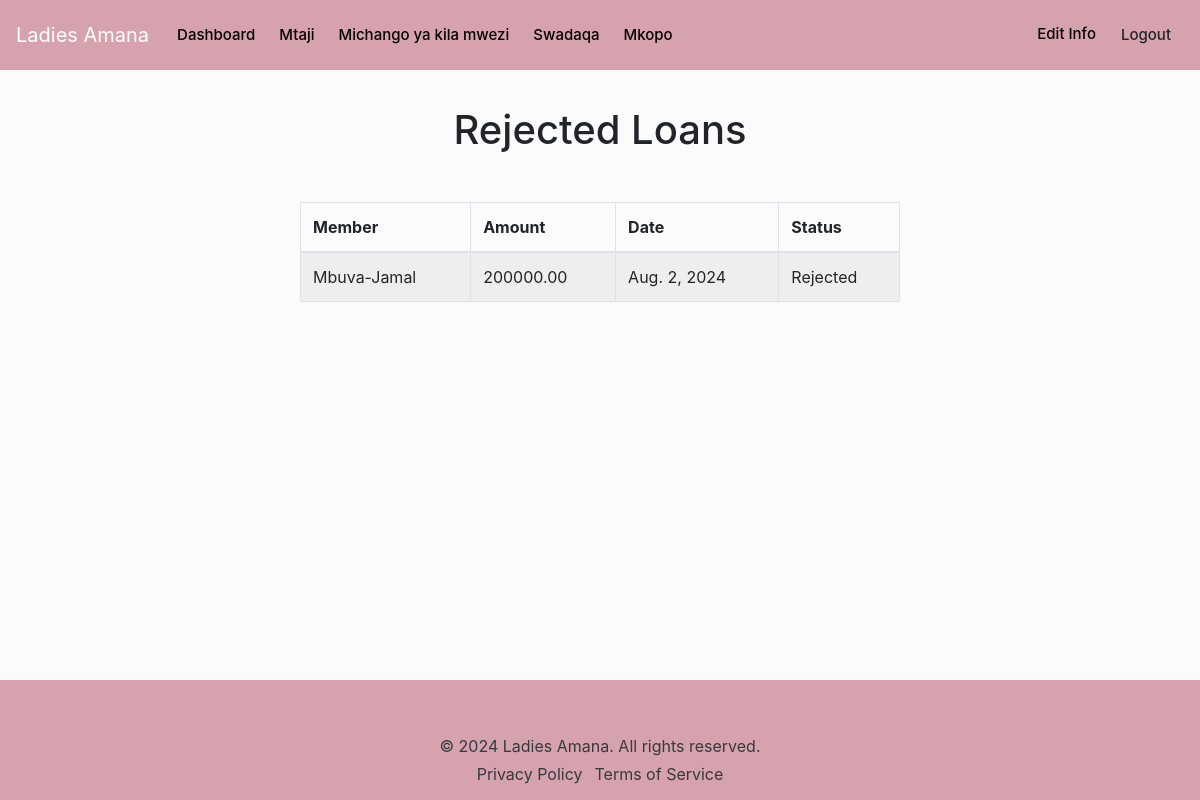
Screenshot of /adminApp/rejected-loans/ (signed in) with the database file from the repository.
### mkopoApp/models.py (models this page shows, shortened)
class Loan(models.Model):
    user = models.ForeignKey(User, on_delete=models.CASCADE)
    amount = models.DecimalField(max_digits=10, decimal_places=2)
    date = models.DateField(default=date.today)
    status = models.CharField(max_length=10, choices=[
        ('Pending', 'Pending'),
        ('Approved', 'Approved'),
        ('Rejected', 'Rejected')
    ])

### adminApp/views.py (the view)
# urls.py: path('rejected-loans/', views.rejected_loans, name='rejected_loans'),
@login_required(login_url='/account/login/')
def rejected_loans(request):
    rejected_loans = Loan.objects.filter(status='Rejected')
    return render(request, 'adminApp/rejected_loans.html', {'loans': rejected_loans, 'show_back_button': False})

### templates/adminApp/rejected_loans.html
{% extends 'admin_base.html' %}
{% load static %}
{% block content %}
<div class="container mt-3">
    <h1 class="text-center">Rejected Loans</h1>
    <div class="row mt-5">
        <div class="col-md-12">
            <div class="table-responsive">
                <table class="table table-striped table-bordered">
                    <thead>
                        <tr>
                            <th>Member</th>
                            <th>Amount</th>
                            <th>Date</th>
                            <th>Status</th>
                        </tr>
                    </thead>
                    <tbody>
                        {% for loan in loans %}
                            <tr>
                                <td>{{ loan.user.username }}</td>
                                <td>{{ loan.amount|floatformat:2 }}</td>
                                <td>{{ loan.date }}</td>
                                <td>{{ loan.status }}</td>
                            </tr>
                        {% empty %}
                            <tr>
                                <td colspan="4" class="text-center">No rejected loans found.</td>
                            </tr>
                        {% endfor %}
                    </tbody>
                </table>
            </div>
        </div>
    </div>
</div>
{% endblock %}

### templates/admin_base.html (style rules this page uses)
body { background-color: #fbfbfb; display: flex; min-height: 100vh; flex-direction: column; }

### rows the page displays
Loan: user.username "Mbuva-Jamal", amount "200000.00", date "Aug. 2, 2024", status "Rejected"
